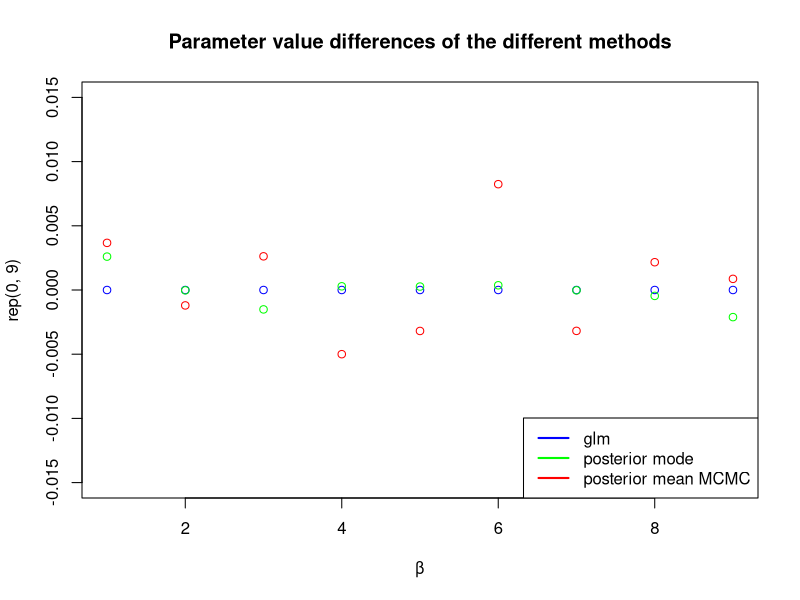
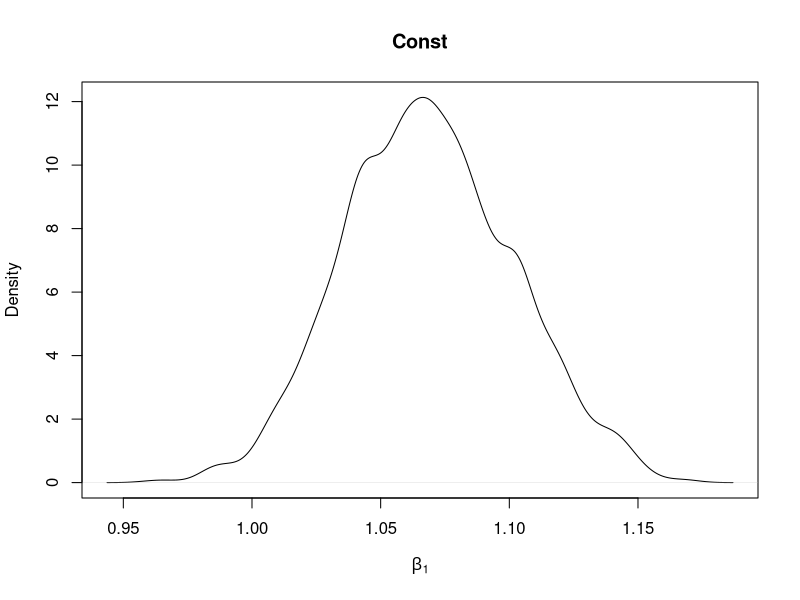
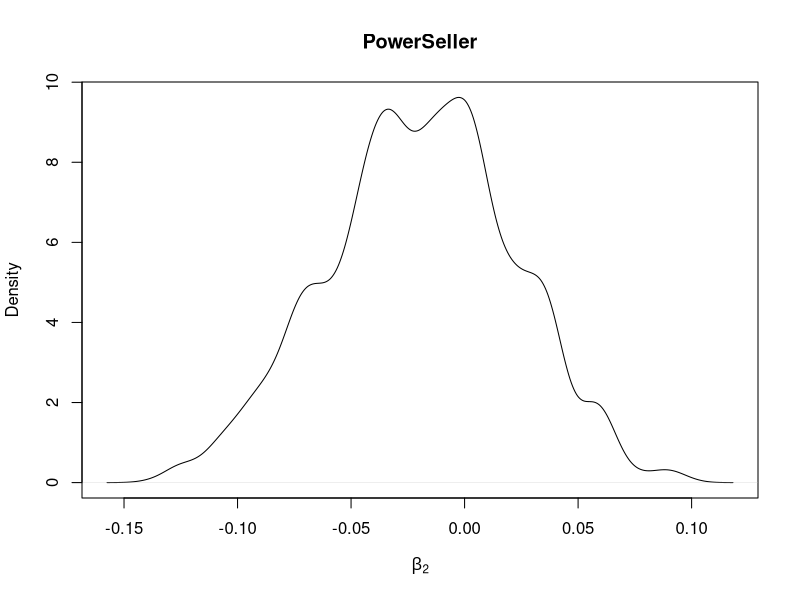
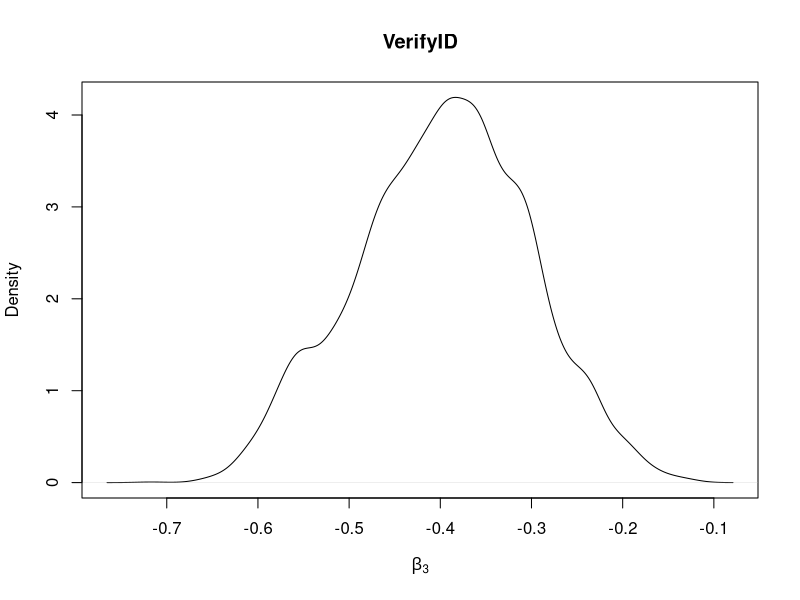
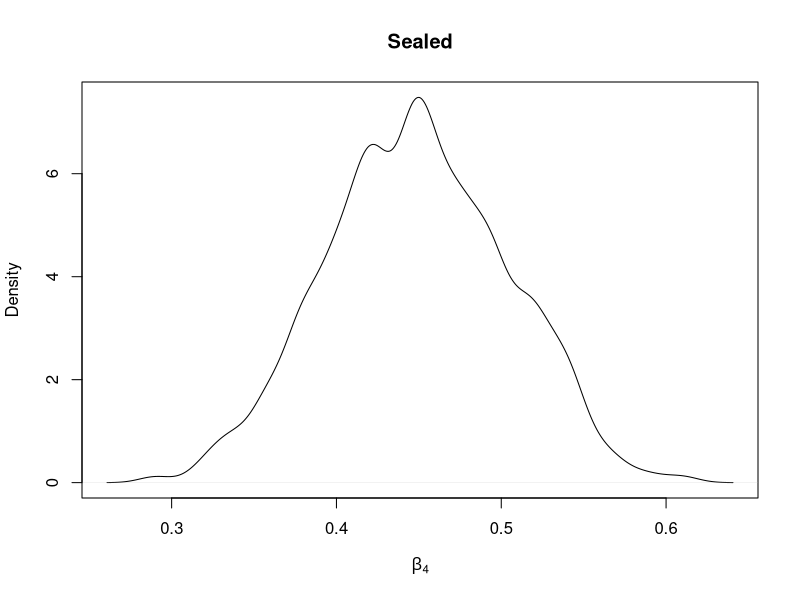
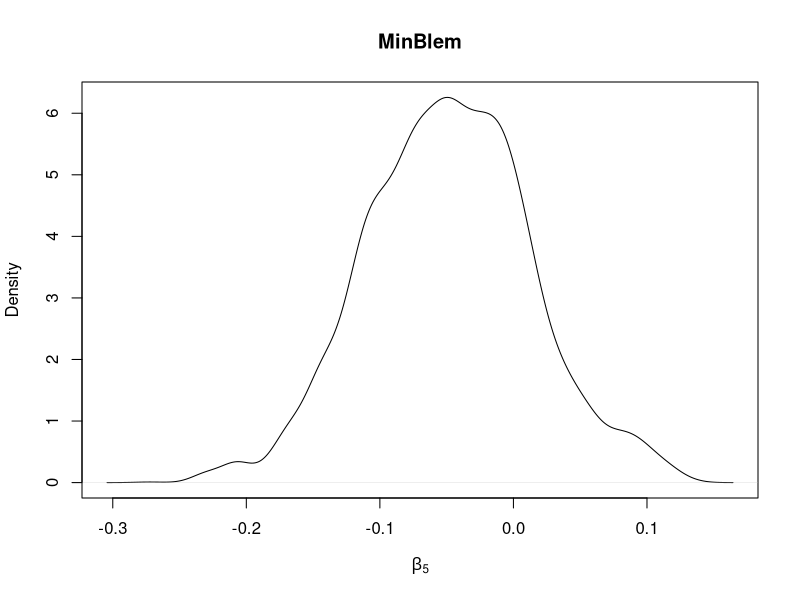
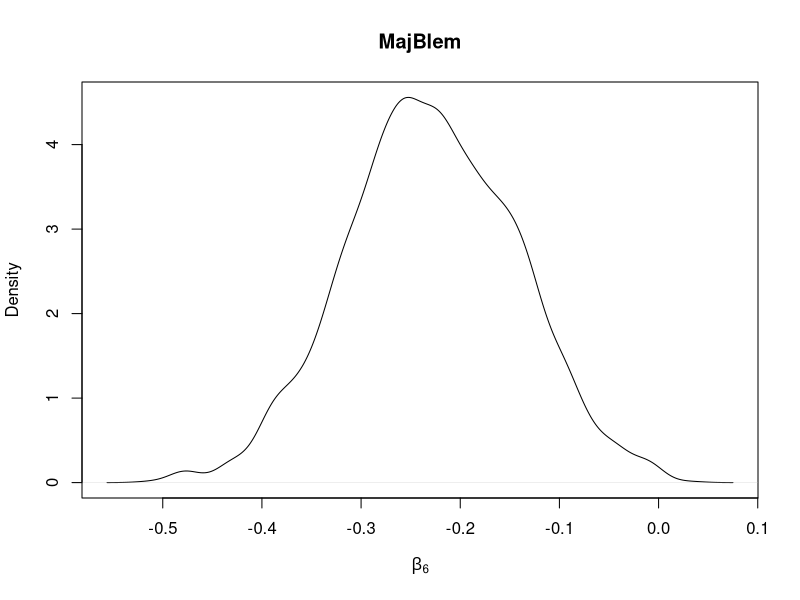
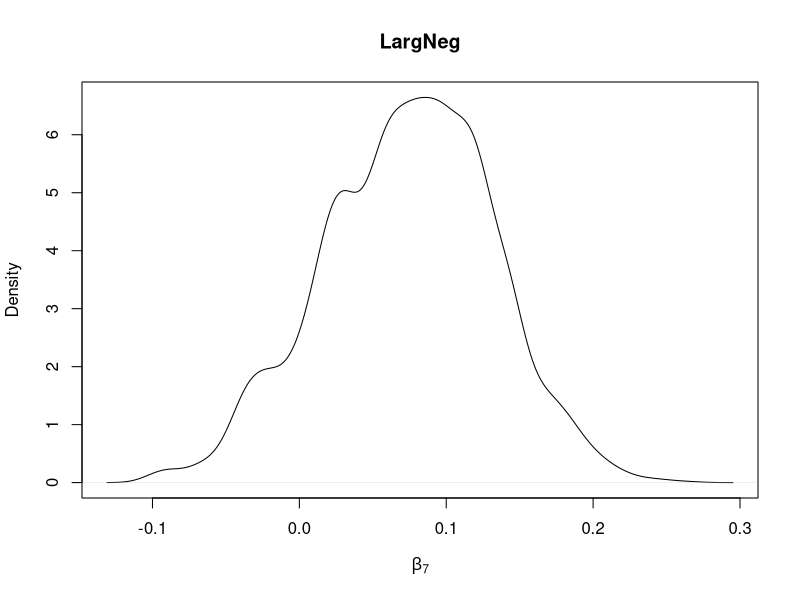

Source code (R) for these figures, in order:
#### Lab 4 Task 1 - Poisson regression, the MCMC way.
### Libraries
library(mvtnorm)

### Setup
data.ebay = read.table("eBayNumberOfBidderData.dat", header=TRUE)

### Functions
logPostPoisson = function(β, mu0, Sigma0, X, y) {
  p = length(β)
  
  # log of the likelihood
  #log.likelihood = sum(y * (X %*% β) - exp(X %*% β))
  log.likelihood = sum(dpois(y, exp(X %*% β), log = TRUE))
  
  # if likelihood is very large or very small, stear optim away
  if (abs(log.likelihood) == Inf) log.likelihood = -20000;
  
  # log of the prior
  log.prior = dmvnorm(β, mean = mu0, sigma = Sigma0, log = TRUE)
  
  return(log.likelihood + log.prior)
}

### Implementation
# a)
# Fit the model
glm.fit = glm(nBids ~ .-Const, data=data.ebay ,family="poisson")

# Check significance
summary(glm.fit)
# The significant covariates are: (Intercept), VerifyID, Sealed, MajBlem (0.05), LogBook, MinBidShare

# b)
y.ebay = data.ebay[,1]
X.ebay = as.matrix(data.ebay[,-1])
# Prior
β0 = rep(0, 9) # mean prior
Sigma0 = 100 * solve(t(X.ebay) %*% X.ebay) # Sigma prior

# Optimize posterior of β given priors and data
optim.res = optim(β0, logPostPoisson, gr=NULL, 
                   β0, Sigma0, X.ebay, y.ebay,
                   method="BFGS", control=list(fnscale=-1), hessian=TRUE)

# Results
β.mode = optim.res$par
β.invhessian = -solve(optim.res$hessian)

#c)
Metropolis = function(nBurnIn, nSamples, theta, c, logPostFunc, ...) {
  # Setup
  theta.c = theta
  Sigma.c = c * β.invhessian
  nAccepted = 0
  p = length(theta)
  theta.samples = matrix(NA, nSamples, p)
  
  # Iterations
  for(i in -nBurnIn : nSamples) {
    # Sample from proposal distribution
    theta.p = as.vector(rmvnorm(1, mean = theta.c, sigma = Sigma.c))
    
    # Calculate log posteriors
    log.post.p = logPostFunc(theta.p, ...)
    log.post.c = logPostFunc(theta.c, ...)
    
    # Calculate alpha
    alpha = min(1, exp(log.post.p - log.post.c))
    
    # Select sample with probability alpha
    u = runif(1)
    if (u <= alpha){
      theta.c = theta.p
      nAccepted = nAccepted + 1
    }
    
    # Save sample
    if (i>0) theta.samples[i,] = theta.c
  }
  cat("Sampled", nSamples, "samples with an acceptance rate of", nAccepted/nSamples)
  return(theta.samples)
}

# Setup sampling
c = 0.5
nSamples = 4000
nBurnIn = 1000

# Samples from posterior using metropolis
β.samples = Metropolis(nBurnIn, nSamples, β.mode, c, logPostPoisson, β0, Sigma0, X.ebay, y.ebay)

# Estimate parameters using posterior mean
β.post.mean = apply(β.samples, 2, mean)

# Plot parameter differences for comparision
plot(rep(0, 9), ylim = c(-0.015, 0.015), col="blue",
     xlab="β", main="Parameter value differences of the different methods")
points(glm.fit$coefficients-β.mode, col="green")
points(glm.fit$coefficients-β.post.mean, col="red")
legend("bottomright", legend=c("glm", "posterior mode", "posterior mean MCMC"), lwd=2,
       col=c("blue", "green", "red"))

# Plot posterior distribution of all β
plot(density(β.samples[,1]), main="Const", xlab=expression(beta[1]), ylab="Density")
plot(density(β.samples[,2]), main="PowerSeller", xlab=expression(beta[2]))
plot(density(β.samples[,3]), main="VerifyID", xlab=expression(beta[3]))
plot(density(β.samples[,4]), main="Sealed", xlab=expression(beta[4]))
plot(density(β.samples[,5]), main="MinBlem", xlab=expression(beta[5]))
plot(density(β.samples[,6]), main="MajBlem", xlab=expression(beta[6]))
plot(density(β.samples[,7]), main="LargNeg", xlab=expression(beta[7]))
plot(density(β.samples[,8]), main="LogBook", xlab=expression(beta[8]))
plot(density(β.samples[,9]), main="MinBidShare", xlab=expression(beta[9]))

# Plot posterior distribution of all phi=exp(β)
phis = exp(β.samples)
plot(density(phis[,1]), main="Const", xlab=expression(phi[1]), ylab="Density")
plot(density(phis[,2]), main="PowerSeller", xlab=expression(phi[2]))
plot(density(phis[,3]), main="VerifyID", xlab=expression(phi[3]))
plot(density(phis[,4]), main="Sealed", xlab=expression(phi[4]))
plot(density(phis[,5]), main="MinBlem", xlab=expression(phi[5]))
plot(density(phis[,6]), main="MajBlem", xlab=expression(phi[6]))
plot(density(phis[,7]), main="LargNeg", xlab=expression(phi[7]))
plot(density(phis[,8]), main="LogBook", xlab=expression(phi[8]))
plot(density(phis[,9]), main="MinBidShare", xlab=expression(phi[9]))

# d)
# Action vector
x = c(1, 1, 1, 1, 0, 0, 0, 1, 0.5)

# Setup for sampling
nBids.samples = numeric()

# Sample nBids
for(i in 1:nSamples) {
  nBids.samples[i] = rpois(1, exp(x %*% β.samples[i,]))
}

# Plot distribution
barplot(table(nBids.samples))

# Calculate probabily of no bidders
prob = sum(nBids.samples == 0) / nSamples # 0.36
